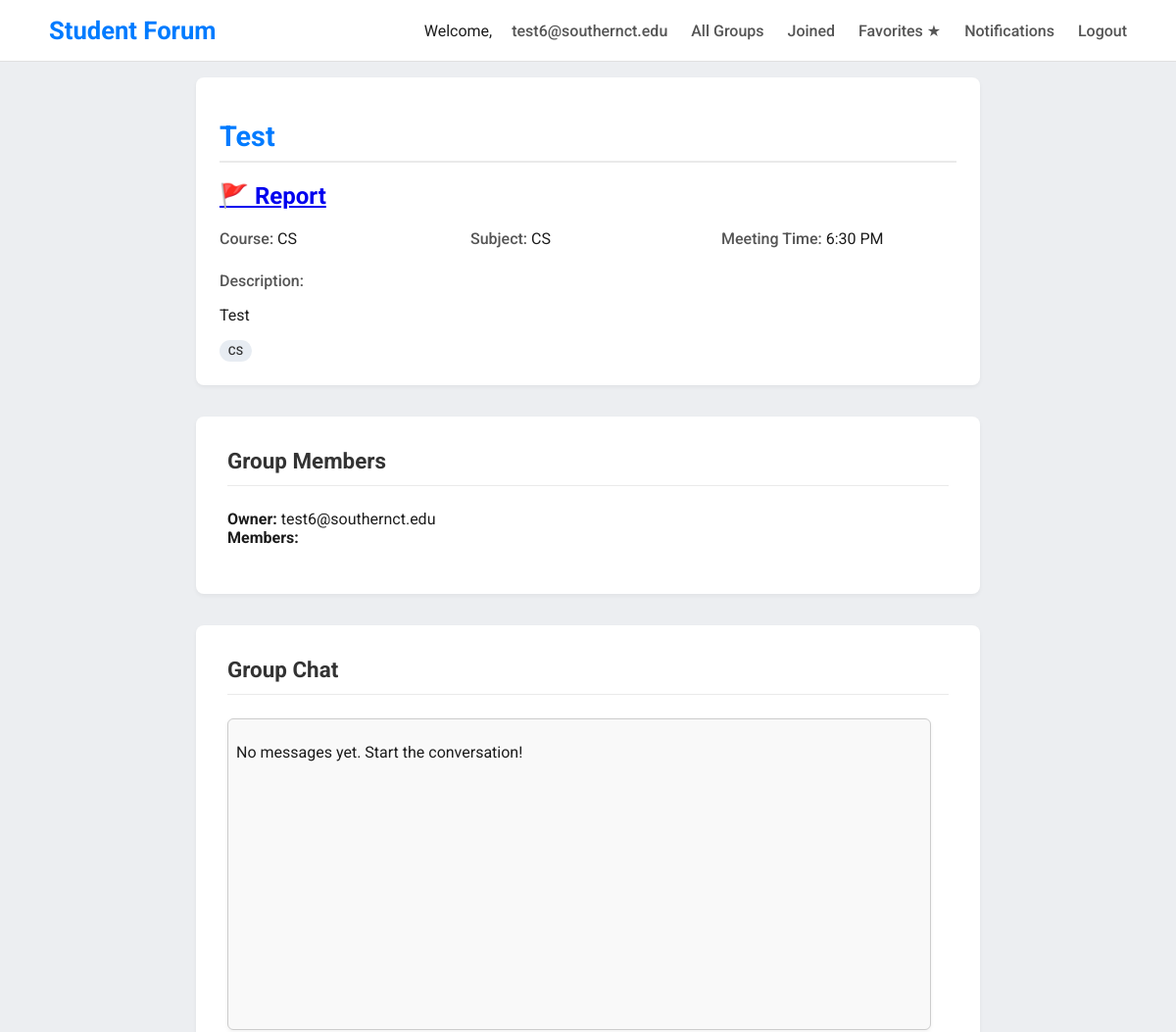
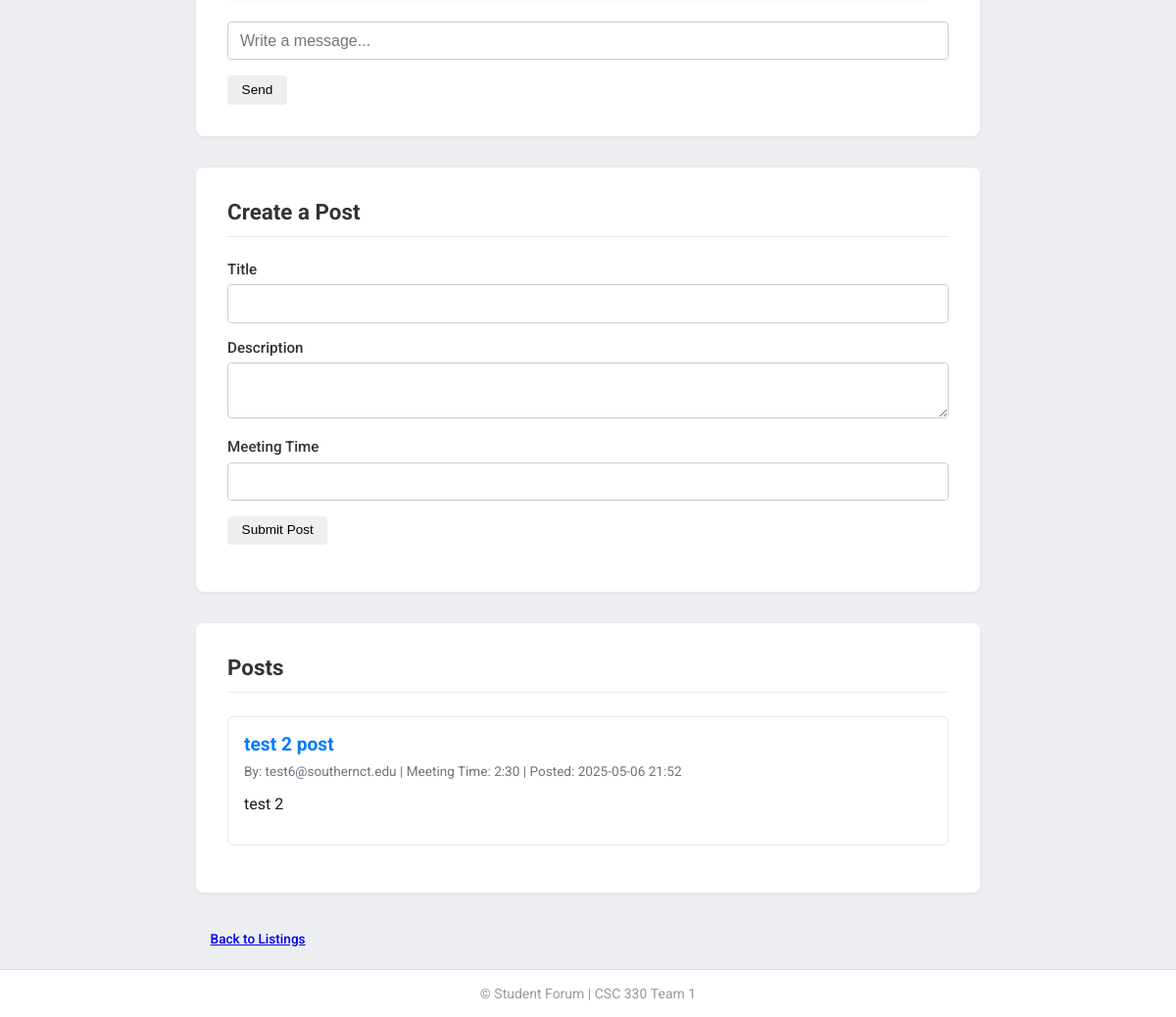
Before: /group/2 (signed in) with the older database file (2 pictures, top to bottom).
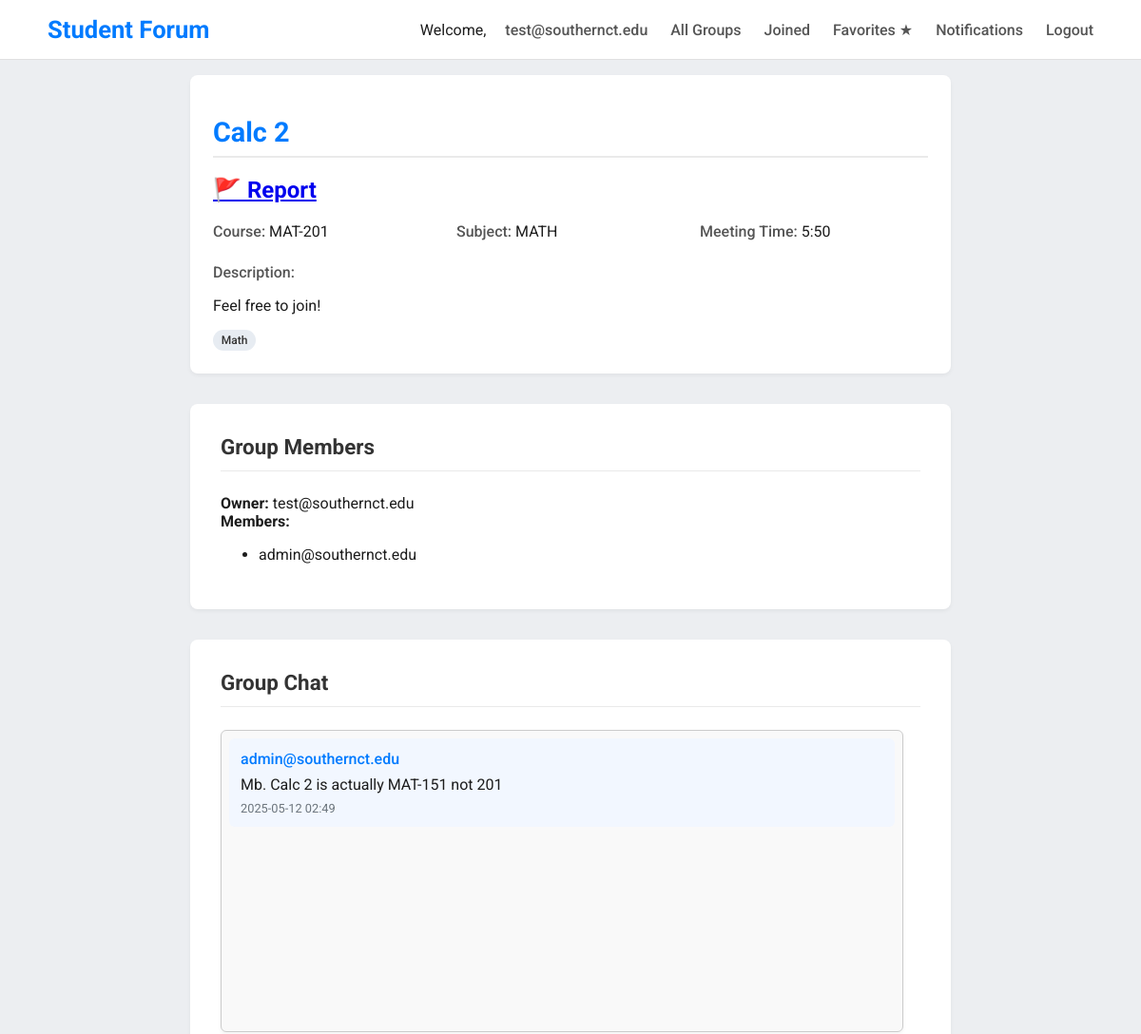
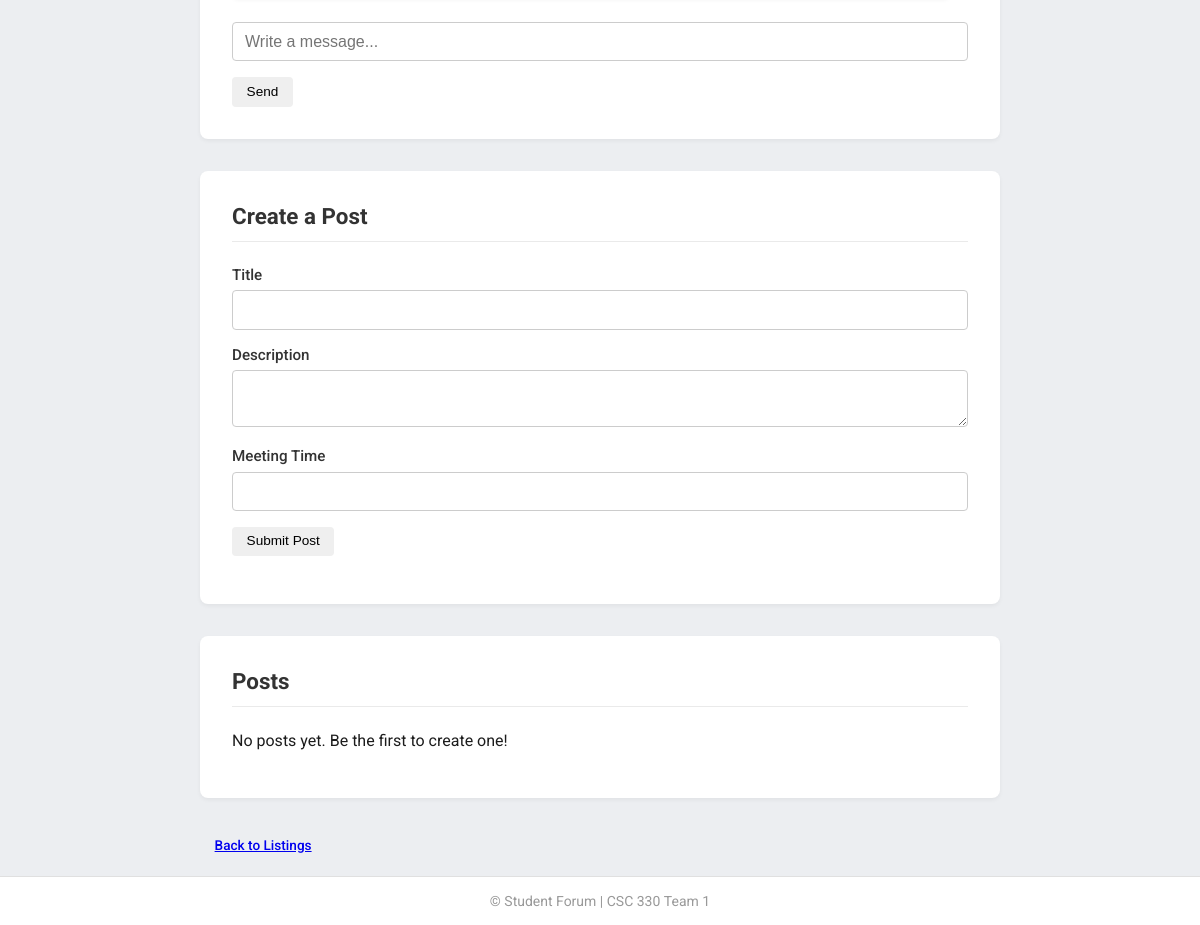
After: the same page with the newer database file (2 pictures, top to bottom).
### app/models.py (models this page shows, shortened)
class User(UserMixin, db.Model):
    id = db.Column(db.Integer, primary_key=True)
    email = db.Column(db.String(120), unique=True, nullable=False) #username not required use email
    password = db.Column(db.String(128), nullable=False)
    name = db.Column(db.String(100))
    major = db.Column(db.String(100))
    is_admin = db.Column(db.Boolean, default=False)
    is_verified = db.Column(db.Boolean, default=False)
    owned_groups = db.relationship('StudyGroup', backref='owner', foreign_keys='StudyGroup.op_id')
    posts = db.relationship('Post', backref='author', foreign_keys='Post.user_id')
    joined_groups   = db.relationship("StudyGroup", secondary=group_members,
                                      backref=db.backref("members", lazy="dynamic"))
    favorite_groups = db.relationship("StudyGroup", secondary=favorite_groups,
                                      backref=db.backref("fans",    lazy="dynamic"))

class StudyGroup(db.Model):
    id = db.Column(db.Integer, primary_key=True)
    subject = db.Column(db.String(100), nullable=False)
    course = db.Column(db.String(100), nullable=False)
    description = db.Column(db.Text)
    time = db.Column(db.String(100))
    title = db.Column(db.String(100))
    tags = db.Column(db.String(200))
    op_id = db.Column(db.Integer, db.ForeignKey('user.id'))
    created_at = db.Column(db.DateTime, default=datetime.utcnow)
    threads = db.relationship('Thread', backref='study_group', lazy=True)

class Post(db.Model):
    post_id = db.Column(db.Integer, primary_key=True)
    thread_id = db.Column(db.Integer, db.ForeignKey('thread.thread_id'), nullable=False)
    user_id = db.Column(db.Integer, db.ForeignKey('user.id'), nullable=False)
    title = db.Column(db.String(100), nullable=False)
    description = db.Column(db.Text)
    meeting_time = db.Column(db.String(100))
    date_and_time = db.Column(db.DateTime, default=datetime.utcnow)

class GroupChatMessage(db.Model):
    id = db.Column(db.Integer, primary_key=True)
    group_id = db.Column(db.Integer, db.ForeignKey('study_group.id'), nullable=False)
    user_id = db.Column(db.Integer, db.ForeignKey('user.id'), nullable=False)
    content = db.Column(db.Text, nullable=False)
    timestamp = db.Column(db.DateTime, default=datetime.utcnow)
    user = db.relationship('User', backref='group_chat_messages')
    group = db.relationship('StudyGroup', backref='chat_messages')

### app/routes.py (the view, shortened to what this page needs)
@bp.route('/group/<int:group_id>', methods=['GET', 'POST'])
@login_required
def view_group(group_id):
    group = StudyGroup.query.get_or_404(group_id)
    post_form = PostForm()
    chat_form = ChatForm()
    posts = Post.query.join(Thread).filter(Thread.study_group_id == group.id).order_by(Post.date_and_time.desc()).all()
    chat_messages = GroupChatMessage.query.filter_by(group_id=group.id).order_by(GroupChatMessage.timestamp.asc()).all()
    return render_template(
        'view_group.html',
        group=group,
        form=post_form,
        chat_form=chat_form,
        posts=posts,
        chat_messages=chat_messages
    )

### app/forms.py
class PostForm(FlaskForm):
    title = StringField('Title', validators=[DataRequired(), Length(max=100)])
    description = TextAreaField('Description', validators=[Length(max=1000)])
    meeting_time = StringField('Meeting Time', validators=[Length(max=100)])
    submit = SubmitField('Submit Post')

class ChatForm(FlaskForm):
    message = StringField('Message', validators=[DataRequired(), Length(max=500)])
    submit = SubmitField('Send')

### app/models.py (called while the page is built)
@login_manager.user_loader
def load_user(user_id):
    return User.query.get(int(user_id))

### app/templates/view_group.html (shortened to what this page needs)
{% extends "base.html" %} {% block title %}{{ group.title }}{% endblock %} {%
block content %}
<div class="group-header">
  <h1 class="group-title">{{ group.title }}                    </h1>
  <h2>   <a href="{{ url_for('main.report_group', group_id=group.id) }}" title="Report this group">
  🚩 Report
</a></h2>
  <div class="group-meta">
    <div class="meta-item">
      <span class="meta-label">Course:</span>
      <span class="meta-value">{{ group.course }}</span>
    </div>
    <div class="meta-item">
      <span class="meta-label">Subject:</span>
      <span class="meta-value">{{ group.subject }}</span>
    </div>
    <div class="meta-item">
      <span class="meta-label">Meeting Time:</span>
      <span class="meta-value">{{ group.time }}</span>
    </div>
  </div>
  <div class="meta-item">
    <span class="meta-label">Description:</span>
    <p class="meta-value">{{ group.description }}</p>
  </div>
  <div class="sg-tags">
    {% for t in (group.tags or "").split(",") if t.strip() %}
    <span class="badge sg-badge">{{ t.strip() }}</span>
    {% endfor %}
  </div>
</div>
<div class="section-card mt-4">
  <div class="section-header">
    <h2 class="section-title">Group Members</h2>
  </div>
  <div class="group-owner">
    <strong>Owner:</strong>
    <span>{{ group.owner.email }}</span>
  </div>
  <div class="group-members mt-2">
    <strong>Members:</strong>
    <ul>
      {% for member in group.members %}
        {% if member.id != group.owner.id %}
        <li>{{ member.email }}</li>
        {% endif %}
      {% endfor %}
    </ul>
  </div>
</div>
<div class="section-card">
  <div class="section-header">
    <h2 class="section-title">Group Chat</h2>
  </div>
  <div
    class="chat-box"
    style="max-height: 300px; overflow-y: scroll; padding: 0.5rem"
  >
    {% for message in chat_messages %}
    <div class="chat-message">
      <div class="chat-author">{{ message.user.email }}</div>
      <div class="chat-content">{{ message.content }}</div>
      <div class="chat-time">
        {{ message.timestamp.strftime('%Y-%m-%d %H:%M') }}
      </div>
    </div>
    {% else %}
    <p>No messages yet. Start the conversation!</p>
    {% endfor %}
  </div>
  <form method="POST" class="mt-3">
    <div class="form-group">
      {{ chat_form.message(class="form-control", placeholder="Write a message...") }}
    </div>
    {{ chat_form.submit(class="btn btn-primary mt-2") }}
  </form>
</div>
<div class="section-card">
  <div class="section-header">
    <h2 class="section-title">Create a Post</h2>
  </div>
  <form method="POST">
    <div class="form-group">
      {{ form.title.label(class="form-label") }} {{
      form.title(class="form-control") }}
    </div>
    <div class="form-group">
      {{ form.description.label(class="form-label") }} {{
      form.description(class="form-control") }}
    </div>
    <div class="form-group">
      {{ form.meeting_time.label(class="form-label") }} {{
      form.meeting_time(class="form-control") }}
    </div>
    <div class="form-group">{{ form.submit(class="btn btn-primary") }}</div>
  </form>
</div>
<div class="section-card">
  <div class="section-header">
    <h2 class="section-title">Posts</h2>
  </div>
  {% if posts %}
  <div class="post-list">
    {% for post in posts %}
    <div class="post-item">
      <h3 class="post-title">{{ post.title }}</h3>
      <div class="post-meta">
        <span>By: {{ post.author.email }}</span> |
        <span>Meeting Time: {{ post.meeting_time }}</span> |
        <span>Posted: {{ post.date_and_time.strftime('%Y-%m-%d %H:%M') }}</span>
      </div>
      <p>{{ post.description }}</p>
    </div>
    {% endfor %}
  </div>
  {% else %}
  <p>No posts yet. Be the first to create one!</p>
  {% endif %}
</div>
<a href="{{ url_for('main.browse_listings') }}" class="btn btn-secondary"
  >Back to Listings</a
>
{% endblock %}

### app/templates/base.html (shortened to what this page needs)
<!DOCTYPE html>
<html lang="en">
  <head>
    <link
      rel="stylesheet"
      href="{{ url_for('static', filename='css/style.css') }}"
    />
  </head>
  <body>
    <nav>
      <div class="nav-container">
        <a href="{{ url_for('main.home') }}" class="nav-brand">Student Forum</a>
        <div class="nav-links">
          {% if current_user.is_authenticated %}
          <span class="welcome">
            Welcome,<a href="{{ url_for('main.view_profile') }}"
              >{{ current_user.email }}</a
            >
          </span>
          <a href="{{ url_for('main.browse_listings') }}">All&nbsp;Groups</a>
          <a href="{{ url_for('main.joined_groups') }}">Joined</a>
          <a href="{{ url_for('main.favorite_groups') }}">Favorites&nbsp;★</a>
          <a href="{{ url_for('main.view_notifications') }}">
            Notifications
          </a>
          <a href="{{ url_for('main.logout') }}">Logout</a>
          {% else %}
          <a href="{{ url_for('main.index') }}">Home</a>
          <a href="{{ url_for('main.login') }}">Login</a>
          <a href="{{ url_for('main.register') }}">Register</a>
          {% endif %}
        </div>
      </div>
    </nav>
    <div class="container">
       {% block content %}{% endblock %}
    </div>
    <footer>&copy; {{ current_year }} Student Forum | CSC 330 Team 1</footer>
  </body>
</html>

Changed rows visible on the page:
removed StudyGroup: title "Test", course "CS", subject "CS", time "6:30 PM", description "Test", strip "CS"
removed Post: title "test 2 post", author.email "test6@southernct.edu", meeting_time "2:30", date_and_time "2025-05-06 21:52", description "test 2"
changed User: email "test6@southernct.edu" → "test@southernct.edu"; owner.email "test6@southernct.edu" → "test@southernct.edu"
added StudyGroup: title "Calc 2", course "MAT-201", subject "MATH", time "5:50", description "Feel free to join!", strip "Math"
now on this page (row edited): User: email "admin@southernct.edu"
added GroupChatMessage: user.email "admin@southernct.edu", content "Mb. Calc 2 is actually MAT-151 not 201", timestamp "2025-05-12 02:49"
Other visible differences:
text no longer shown: "No messages yet. Start the conversation!"
text now shown: "No posts yet. Be the first to create one!"
